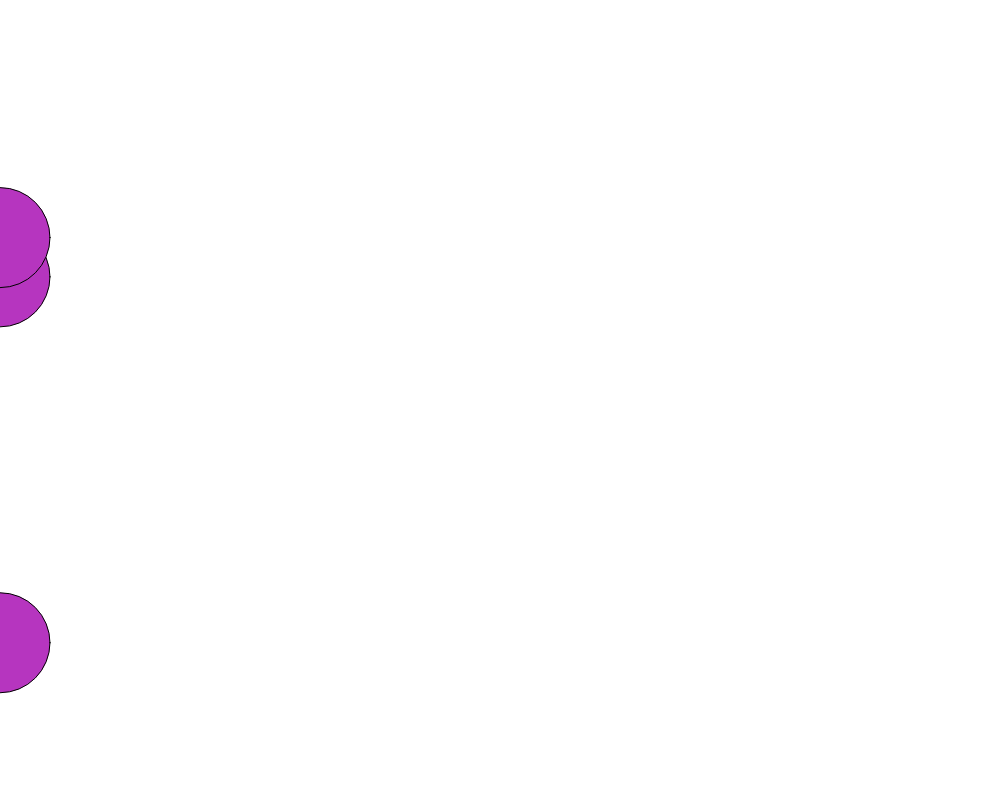
Frame 1 (no input)
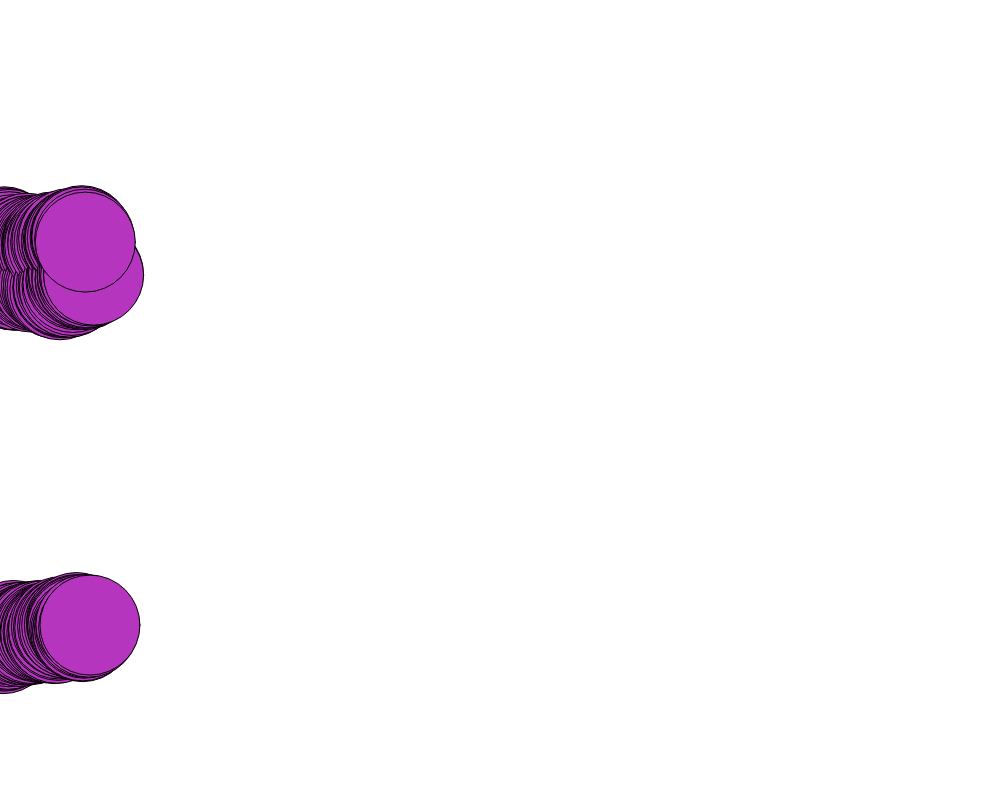
Frame 60 (no input)
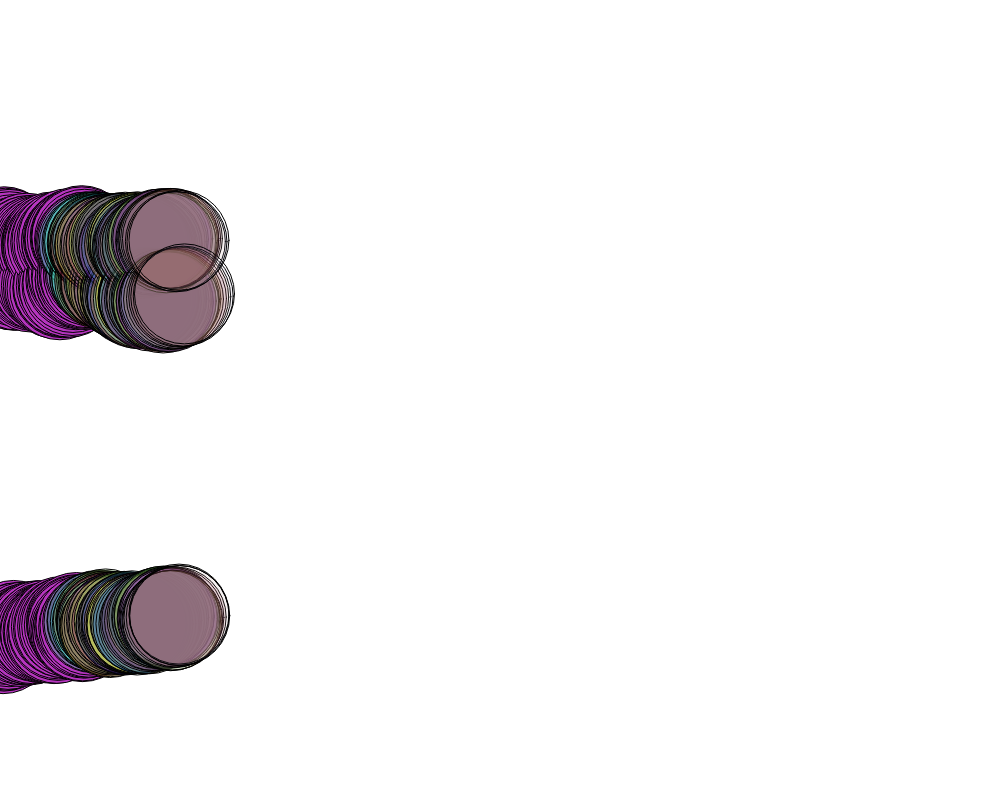
Frame 120 (the mouse pressed at the canvas centre since frame 60)

The p5.js sketch that drew these frames (run headless with seeded random() and noise() and a simulated clock; from frame 60 on, the mouse is pressed at the canvas centre):

// p5.js sketch
// ── sketch.js
let cor;
let circuloY;
let circuloX;

function setup() {
  createCanvas(1000, 800);
   background("white");
  cor=color(random(0,255),random(0,255),random(0,255));
  circuloY = [random(height),random(height),random(height)];
  circuloX = [0,0,0];
}

function draw() {
   fill(cor);
 for (let quantos in circuloX) {
   circle(circuloX[quantos],circuloY[quantos],100);
   circuloX[quantos]+= random(0,3);
   circuloY[quantos]+= random(-3,3);
   
   if (circuloX[quantos] >= width) {
     circuloX[quantos] = 0;
     circuloY[quantos] = random(height);
   }
 }
  

  
  if (mouseIsPressed){
    cor=color(random(0,255),random(0,255),random(0,255),random(0,100));
  }

}
